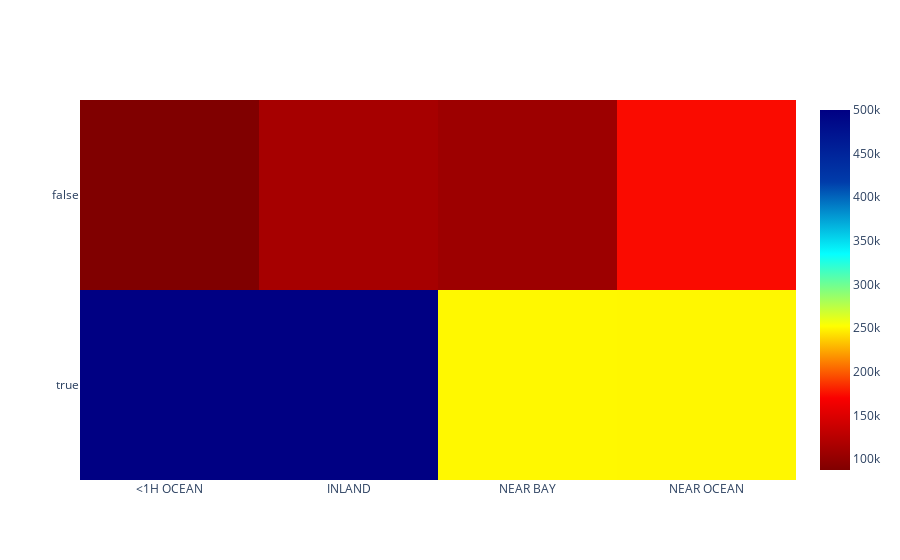

Notebook cell for this chart:
### Code cell
data = [trace]

offline.iplot(data)

### Figure 1 — Plotly figure (JSON) as saved in the notebook; plotly's stock layout.template omitted (floating-point values rounded to 4 significant figures; data arrays with more than 128 entries replaced by an {"elided": "..."} marker saying what was removed)
{"data": [{"colorscale": [[0, "rgb(0,0,131)"], [0.2, "rgb(0,60,170)"], [0.4, "rgb(5,255,255)"], [0.6, "rgb(255,255,0)"], [0.8, "rgb(250,0,0)"], [1, "rgb(128,0,0)"]], "reversescale": true, "type": "heatmap", "x": {"elided": "2064 str values"}, "y": {"elided": "2064 bool values"}, "z": {"elided": "2064 int values"}}], "layout": {}}
